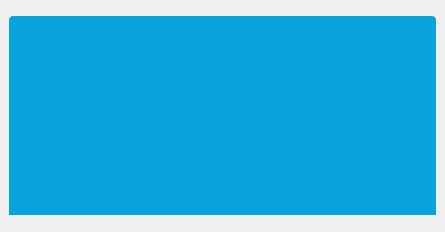
<?xml version="1.0" encoding="UTF-8"?>
<ui version="4.0">
 <class>connecting</class>
 <widget class="QWidget" name="connecting">
  <property name="geometry">
   <rect>
    <x>0</x>
    <y>0</y>
    <width>445</width>
    <height>232</height>
   </rect>
  </property>
  <property name="windowTitle">
   <string>登录QQ</string>
  </property>
  <property name="windowIcon">
   <iconset resource="rs/rs.qrc">
    <normaloff>:/sys/qlogo.png</normaloff>:/sys/qlogo.png</iconset>
  </property>
  <property name="styleSheet">
   <string notr="true">*{
	font: 75 9pt &quot;微软雅黑&quot;;
}

#LoginForm{
	
	
}

#login_main_widget{
	
	background-color: rgb(255, 170, 127,0);
	border-image: url(:/sys/back.png) 5;
}

#login_top_widget{
	background-color: #09A3DC;
	border-top-left-radius:4px;
	border-top-right-radius:4px;
}


#login_top_widget QLabel{
	border-top-left-radius:4px;
	border-top-right-radius:4px;
}


/*登录信息填写部分总容器*/
#login_con_widget{
	 
	background-color: #EBF2F9;	
	border-bottom-left-radius:4px;
	border-bottom-right-radius:4px;
}

/*输入框基本样式*/
#login_con_widget QLineEdit{
	
	border:1px solid rgb(209,209,209);
	height:28px;   /*子控件高度*/
	font-size:10pt;
	padding-left:6px;
	padding-right:6px;
	
}

/*输入框悬停样式*/
#login_con_widget QLineEdit:hover{
	
	border:1px solid rgb(21,131,221) /*鼠标悬停在输入框上时边框变蓝*/
	
}

/*用户名输入框样式*/
#login_con_widget QLineEdit#lineEdit_un{
	border-top-left-radius:4px;
	border-top-right-radius:4px;
	
}

/*密码输入框基本样式*/
#login_con_widget QLineEdit#lineEdit_pass{
	border-top-width:0px;
	border-bottom-left-radius:4px;
	border-bottom-right-radius:4px;
	background-image: url(:/sys/img/keyborad.png);
	background-repeat:no;
	background-position:right center;
	background-origin: content;
   
}

/*密码输入框在悬停时显示*/
#login_con_widget QLineEdit#lineEdit_pass:hover{
	border-top-width:1px;
}


/*标签基本样式*/
#login_con_widget QLabel{

	color: #09A3DC;
}

/*标签悬停*/
#login_con_widget QLabel:hover{
	color: rgba(9, 163, 220 ,120); /* 鼠标悬停在标签上时标签的字体颜色变为半透明的蓝色*/
}

/*复选框文字基本样式*/
#login_con_widget QCheckBox{
	color:rgb(145, 145, 145);
}

/*复选框方框部分基本样式*/
#login_con_widget QCheckBox::indicator {
	border:1px solid #B2B2B2;
}

/*复选框方框部分选中样式*/
#login_con_widget QCheckBox::indicator:checked {
	border:1px solid #278CDE;
	background-image: url(:/sys/img/check.png);  /*选中时复选框填充蓝色对勾*/
}

/*复选框方框部分悬停*/
#login_con_widget QCheckBox::indicator:hover {
	 border:1px solid #278CDE;      /*悬停时复选框的边框变蓝*/
}


/*定义头像样式*/
#label_touxiang{
	border-radius:4px;	
	border-image: url(:/media/person/media/person/8.jpg) 1; /*头像图片*/
	
}

/*登录按钮样式*/
#pushButton_login{
	border-radius:4px;
	border:none;
	background-color: #09A3DC;
	color:#fff;
}

/*登录按钮鼠标悬停样式*/
#pushButton_login:hover{
	background-color:rgb(60,195,245); /*悬停时变为半透明*/
}
</string>
  </property>
  <layout class="QVBoxLayout" name="verticalLayout">
   <property name="spacing">
    <number>0</number>
   </property>
   <property name="leftMargin">
    <number>6</number>
   </property>
   <property name="topMargin">
    <number>6</number>
   </property>
   <property name="rightMargin">
    <number>6</number>
   </property>
   <property name="bottomMargin">
    <number>6</number>
   </property>
   <item>
    <widget class="QWidget" name="login_main_widget" native="true">
     <property name="minimumSize">
      <size>
       <width>433</width>
       <height>205</height>
      </size>
     </property>
     <property name="maximumSize">
      <size>
       <width>433</width>
       <height>205</height>
      </size>
     </property>
     <property name="palette">
      <palette>
       <active>
        <colorrole role="WindowText">
         <brush brushstyle="SolidPattern">
          <color alpha="255">
           <red>0</red>
           <green>0</green>
           <blue>0</blue>
          </color>
         </brush>
        </colorrole>
        <colorrole role="Button">
         <brush brushstyle="SolidPattern">
          <color alpha="0">
           <red>255</red>
           <green>170</green>
           <blue>127</blue>
          </color>
         </brush>
        </colorrole>
        <colorrole role="Base">
         <brush brushstyle="SolidPattern">
          <color alpha="0">
           <red>255</red>
           <green>170</green>
           <blue>127</blue>
          </color>
         </brush>
        </colorrole>
        <colorrole role="Window">
         <brush brushstyle="SolidPattern">
          <color alpha="0">
           <red>255</red>
           <green>170</green>
           <blue>127</blue>
          </color>
         </brush>
        </colorrole>
       </active>
       <inactive>
        <colorrole role="WindowText">
         <brush brushstyle="SolidPattern">
          <color alpha="255">
           <red>0</red>
           <green>0</green>
           <blue>0</blue>
          </color>
         </brush>
        </colorrole>
        <colorrole role="Button">
         <brush brushstyle="SolidPattern">
          <color alpha="0">
           <red>255</red>
           <green>170</green>
           <blue>127</blue>
          </color>
         </brush>
        </colorrole>
        <colorrole role="Base">
         <brush brushstyle="SolidPattern">
          <color alpha="0">
           <red>255</red>
           <green>170</green>
           <blue>127</blue>
          </color>
         </brush>
        </colorrole>
        <colorrole role="Window">
         <brush brushstyle="SolidPattern">
          <color alpha="0">
           <red>255</red>
           <green>170</green>
           <blue>127</blue>
          </color>
         </brush>
        </colorrole>
       </inactive>
       <disabled>
        <colorrole role="WindowText">
         <brush brushstyle="SolidPattern">
          <color alpha="255">
           <red>120</red>
           <green>120</green>
           <blue>120</blue>
          </color>
         </brush>
        </colorrole>
        <colorrole role="Button">
         <brush brushstyle="SolidPattern">
          <color alpha="0">
           <red>255</red>
           <green>170</green>
           <blue>127</blue>
          </color>
         </brush>
        </colorrole>
        <colorrole role="Base">
         <brush brushstyle="SolidPattern">
          <color alpha="0">
           <red>255</red>
           <green>170</green>
           <blue>127</blue>
          </color>
         </brush>
        </colorrole>
        <colorrole role="Window">
         <brush brushstyle="SolidPattern">
          <color alpha="0">
           <red>255</red>
           <green>170</green>
           <blue>127</blue>
          </color>
         </brush>
        </colorrole>
       </disabled>
      </palette>
     </property>
     <layout class="QVBoxLayout" name="verticalLayout_2">
      <property name="spacing">
       <number>0</number>
      </property>
      <property name="leftMargin">
       <number>3</number>
      </property>
      <property name="topMargin">
       <number>3</number>
      </property>
      <property name="rightMargin">
       <number>3</number>
      </property>
      <property name="bottomMargin">
       <number>3</number>
      </property>
      <item>
       <widget class="QWidget" name="login_top_widget" native="true">
        <property name="sizePolicy">
         <sizepolicy hsizetype="Preferred" vsizetype="Preferred">
          <horstretch>0</horstretch>
          <verstretch>0</verstretch>
         </sizepolicy>
        </property>
        <property name="maximumSize">
         <size>
          <width>16777215</width>
          <height>220</height>
         </size>
        </property>
        <property name="styleSheet">
         <string notr="true">/*缩小及关闭按钮*/
#login_top_widget QLabel{
	border:none;
	width:20px;
	height:20px;
	border-radius:2px;
}

#login_top_widget QLabel:hover{
   border:1px solid rgb(13, 97, 137);
   
}

#login_top_widget QLabel#label_minimize{
	background-image: url(:/sys/mainform_minimize.png);
}

#login_top_widget QLabel#label_shutdown{
	background-image: url(:/sys/mainform_shutdown.png);
}</string>
        </property>
        <widget class="QLabel" name="label">
         <property name="geometry">
          <rect>
           <x>0</x>
           <y>0</y>
           <width>427</width>
           <height>241</height>
          </rect>
         </property>
         <property name="text">
          <string/>
         </property>
         <property name="pixmap">
          <pixmap resource="rs/rs.qrc">:/sys/img/blue70-2.gif</pixmap>
         </property>
         <property name="scaledContents">
          <bool>true</bool>
         </property>
        </widget>
        <widget class="QLabel" name="label_minimize">
         <property name="geometry">
          <rect>
           <x>370</x>
           <y>10</y>
           <width>20</width>
           <height>20</height>
          </rect>
         </property>
         <property name="text">
          <string/>
         </property>
        </widget>
        <widget class="QLabel" name="label_shutdown">
         <property name="geometry">
          <rect>
           <x>400</x>
           <y>10</y>
           <width>20</width>
           <height>20</height>
          </rect>
         </property>
         <property name="text">
          <string/>
         </property>
        </widget>
       </widget>
      </item>
     </layout>
    </widget>
   </item>
  </layout>
 </widget>
 <resources>
  <include location="rs/rs.qrc"/>
 </resources>
 <connections/>
</ui>
